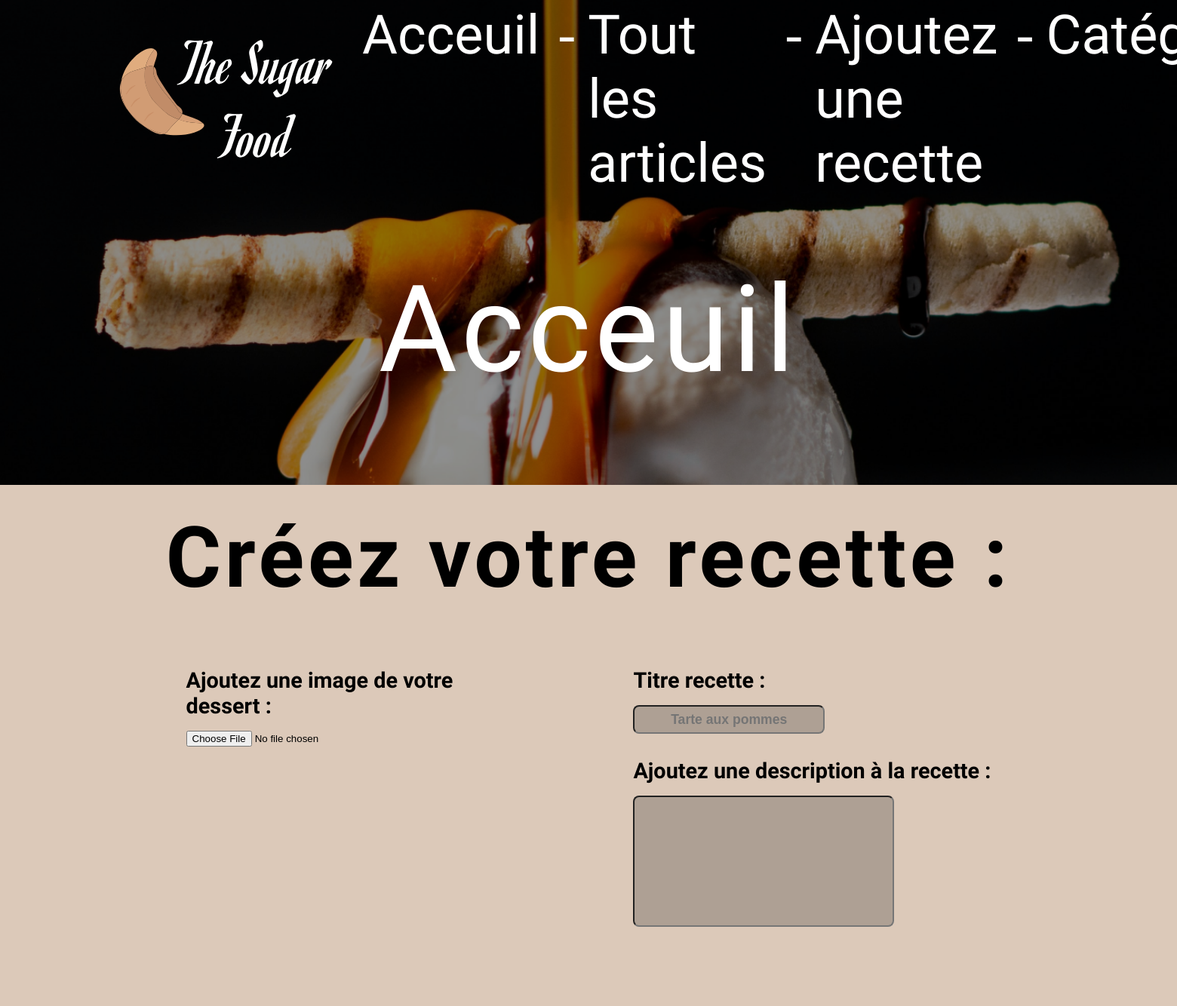
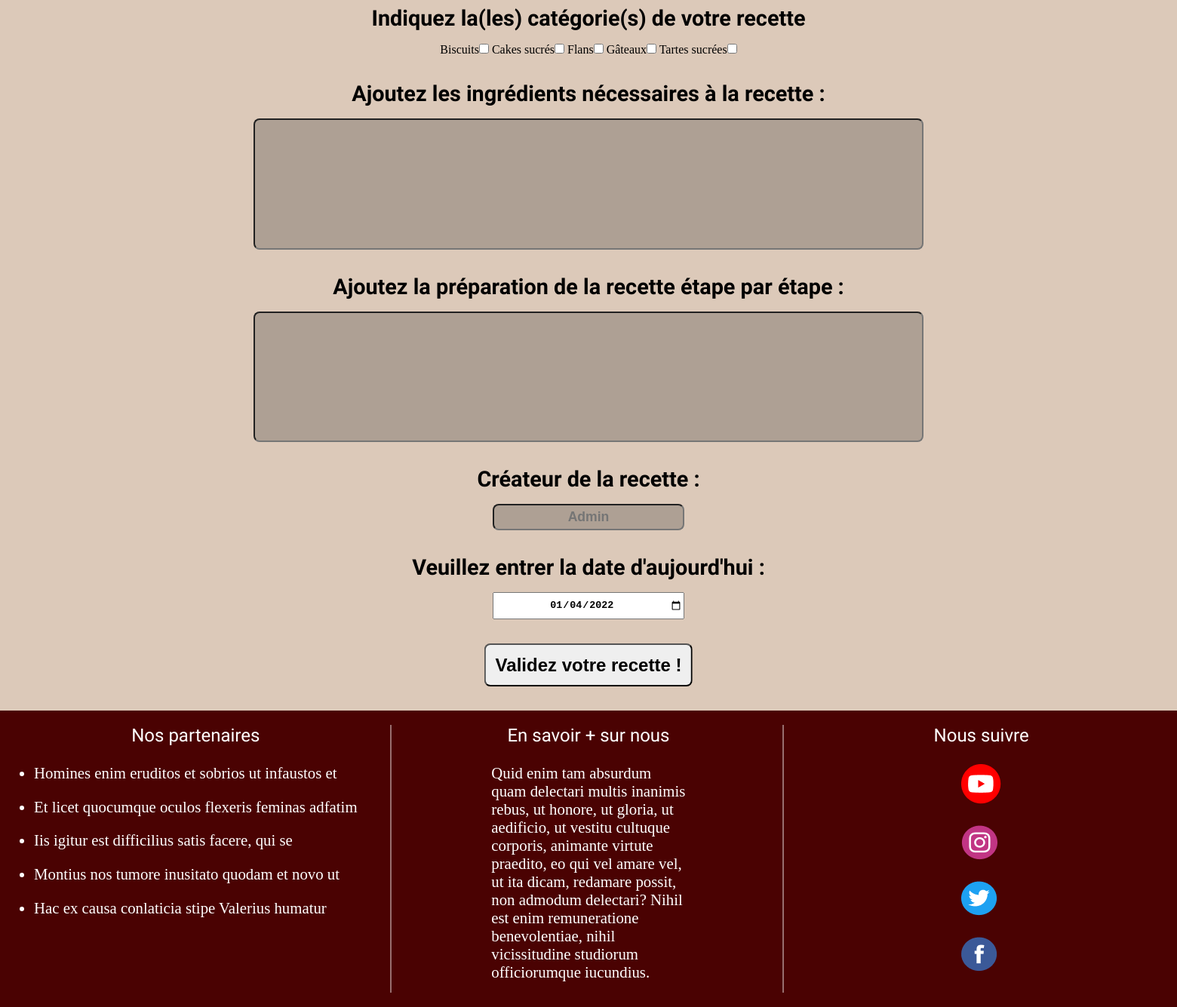
Page /formulaire_recette.php on the committed database (2 pictures, top to bottom).
### tables this page shows
CREATE TABLE IF NOT EXISTS `categories` (
  `id_categorie` int(11) NOT NULL AUTO_INCREMENT,
  `nom_categorie` varchar(255) NOT NULL,
  `img_categorie` varchar(255) NOT NULL,
  PRIMARY KEY (`id_categorie`)
);

### formulaire_recette.php (the view, shortened to what this page needs)
<?php
    require_once 'connect.php';
    $req_cat = $db->query("SELECT * FROM `categories`");
    $categories = $req_cat->fetchAll();
?>
<form action="verification_form_recette.php" method="POST" enctype="multipart/form-data" id="form_recette">
    <h2>Créez votre recette :</h2>
    <div id="form_recette_1">
            <div>
                <label for="img_article">Ajoutez une image de votre dessert : </label><br>
                <input type="file" placeholder="+ Ajoutez une image" name="img_article" id="img_article" required>
            </div>
            <div>
                <div>
                    <label for="titre_article">Titre recette : </label><br>
                    <input type="text" placeholder="Tarte aux pommes" name="titre_article" id="titre_article" required>
                </div>
                <div>
                    <label for="description_article">Ajoutez une description à la recette : </label><br>
                    <input type="text" name="description_article" id="description_article" required>
                </div>
            </div>
    </div>
    <div id="form_recette_2">
        <div id="block_categorie">
            <h3>Indiquez la(les) catégorie(s) de votre recette</h3>
            <div>
            <?php
                foreach($categories as $cat) {
            ?>
            <label"><?=$cat['nom_categorie']?><input type="checkbox" name="categorie[]" value="<?=$cat['id_categorie']?>"></label>
            <?php
                }
            ?>
            </div>
        </div>
        <div>
            <label for="ingredients_article">Ajoutez les ingrédients nécessaires à la recette : </label><br>
            <input type="text" name="ingredients_article" id="ingredients_article" required>
        </div>
        <div>
            <label for="preparation_article">Ajoutez la préparation de la recette étape par étape : </label><br>
            <input type="text" name="preparation_article" id="preparation_article" required>
        </div>
        <div>
            <label for="auteur_article">Créateur de la recette : </label><br>
            <input type="text" placeholder= "Admin" name="auteur_article" id="auteur_article" required>
        </div>
        <label for="date_publication_article">Veuillez entrer la date d'aujourd'hui : </label><br>
        <input type="date" name="date_publication_article" id="date_publication_article" value="2022-01-04" min="2022-01-04" required>
    </div>
    <input type="submit" name="submit" value="Validez votre recette !">
</form>
<?php
require '../P2-OFP-BLOG/views/template/template.php';

### views/assets/css/style.css (style rules this page uses)
* { margin: 0; padding: 0; }
#form_recette > h2 { text-align: center; margin-bottom: 5rem; font-family: 'Romanesco', cursive; font-size: 7rem; letter-spacing: 0.3rem; }
#form_recette label, #form_recette h3 { display: inline-block; margin-bottom: 1rem; font-weight: 700; font-family: 'rye', cursive; font-size: 1.8rem; }
#titre_article { height: 25px; }
#form_recette input[type=text] { font-weight: 600; background-color: #4341414d; border-radius: 0.5rem; text-align: center; font-size: 1.1rem; padding: 0.3rem; }
#description_article, #ingredients_article, #preparation_article { width: 70%; height: 10rem; font-size: 1.2rem; padding: .3rem; }
#form_recette_1 { display: flex; justify-content: space-around; margin-bottom: 5rem; }
#form_recette_1 > div:first-child { width: 33%; }
#form_recette_1 > div > div, #form_recette_2 > div { margin-bottom: 2rem; }
#form_recette_2 { text-align: center; }
#form_recette input[type=date] { width: 20%; height: 2rem; text-align: center; font-weight: 700; }
#form_recette > input[type=submit] { padding: 0.8rem; font-size: 1.5rem; border-radius: 0.5rem; margin-top: 2rem; margin-left: 50%; font-weight: 700; transform: translateX(-50%); transition: 300ms; }

### rows in the picture
categories: nom_categorie "Biscuits"
categories: nom_categorie "Cakes sucrés"
categories: nom_categorie "Flans"
categories: nom_categorie "Gâteaux"
categories: nom_categorie "Tartes sucrées"
